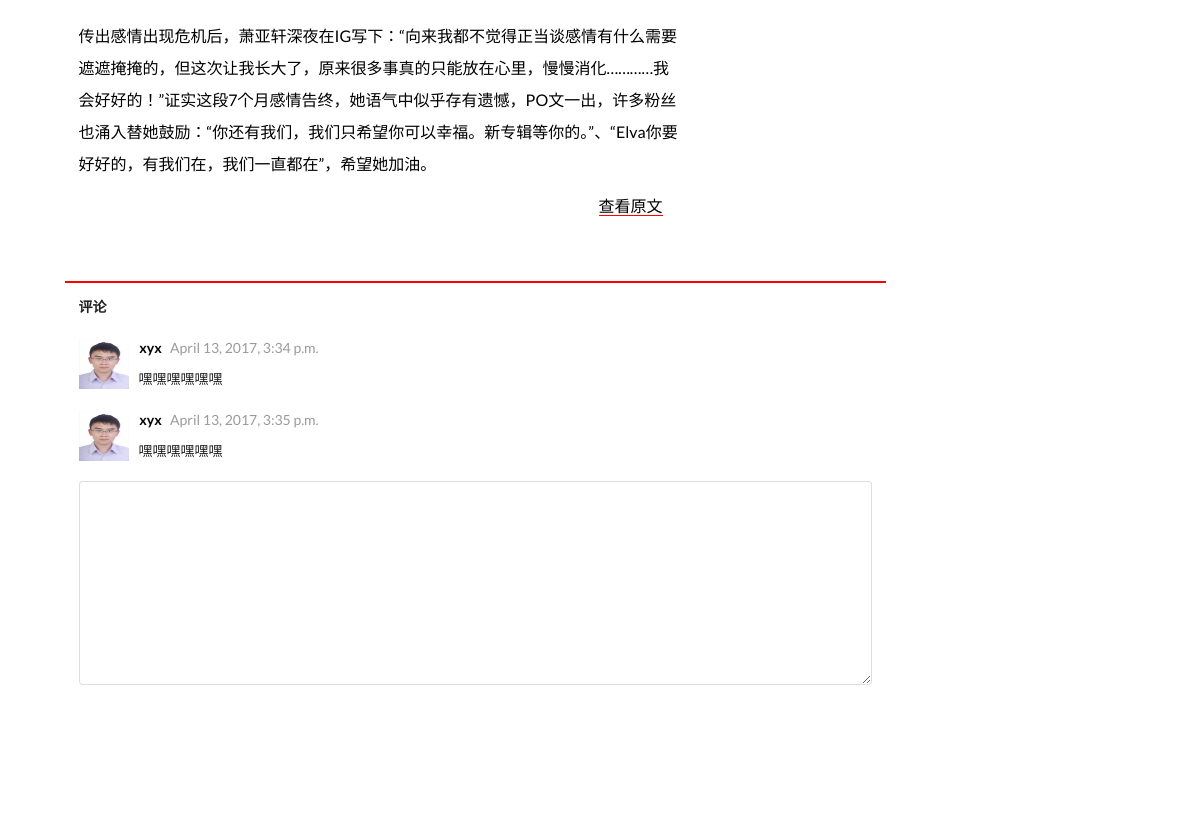
Before: /detail/2/ (middle part) with the older database file.
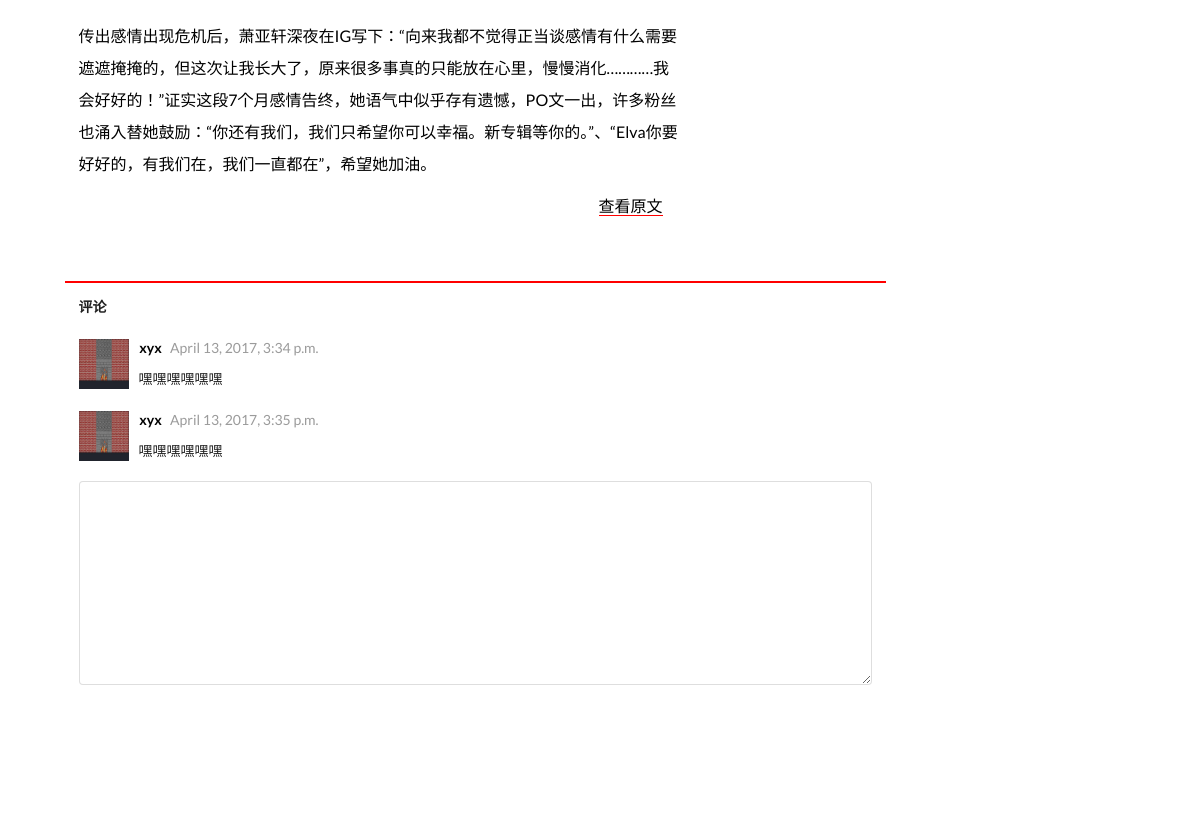
After: the same page with the newer database file.
### newswebsite/models.py (models this page shows, shortened)
class Comment(models.Model):
    belong_article = models.ForeignKey(Article, related_name='article')  # 评论所属的文章
    belong_user = models.ForeignKey(User, related_name='user')  # 评论者
    words = models.CharField(max_length=200, null=False)  # 评论内容
    created = models.DateTimeField(null=False, default=now)  # 评论时间

class UserProfile(models.Model):
    belong_to = models.OneToOneField(to=User, related_name="profile")  # 所属用户
    avatar = models.FileField(upload_to='avatar')  # 用户头像

### newswebsite/views.py (the view, shortened to what this page needs)
# urls.py: url(r'^detail/(?P<article_id>\d+)/$', detail, name='detail'),
def detail(request,article_id):
    cates = Category.objects.all().order_by("-id") #分类列表
    editor_recommendtop3 = Best.objects.filter(select_reason="编辑推荐")[:3]
    editor_recommendtop3list = [i.select_article for i in editor_recommendtop3] #取出三篇编辑推荐作为大标题
    editor_recommend = Best.objects.filter(select_reason="编辑推荐")[3:10]
    editor_recommendlist = [i.select_article for i in editor_recommend]     #再取出七篇编辑推荐
    article = Article.objects.get(id=article_id)
    comments = Comment.objects.filter(belong_article=article)
    form = CommentForm()
    context ={}
    context ={
       "cates":cates,
       "editor_recommendtop3list":editor_recommendtop3list,
       "editor_recommendlist":editor_recommendlist,
       "article":article,
       "comments":comments,
       "form":form
    }
    return render(request,'detail.html',context=context)

### newswebsite/forms.py
class CommentForm(forms.Form):
    comment = forms.CharField(widget=forms.Textarea(),validators=[words_validator])

### templates/detail.html (shortened to what this page needs)
<!DOCTYPE html>
{% load staticfiles %}
<html>
  <head>
    <link rel="stylesheet" href="{% static 'css/semantic.css' %}" media="screen" title="no title" charset="utf-8">
    <link rel="stylesheet" href="{% static 'css/detail.css' %}" media="screen" title="no title" charset="utf-8">
  </head>
  <body>
    <div class="ui basic segment container">
      <div class="ui horizontal basic segments bodycontent">
        <div class="ui segment bodyleft" style="border:none;box-shadow:none;">
          <div class="ui basic segment articledetail">
            <p>
            <p style="color:#000000;width:600px;font-size:16px;margin-top:20px;line-height:2;">
              {{article.content}}
            </p>
            <a href="{{article.source_link}}"><span style="border-bottom:1px solid red;font-size:16px;margin-top:50px;margin-left:520px;">查看原文</span></a>
          </div>
          <div class="ui basic segment comment">
            <p ><b>评论</b></p>
            {% for comment in comments %}
            <div class="comment" style="margin-top:22px;margin-bottom:20px;">
              <div class="ui image" style="height:50px;width:50px;">
                <img src="/upload/{{ comment.belong_user.profile.avatar }}" style="height:50px;width:50px;" alt="" />
              </div>
               <span class="time">&nbsp;&nbsp;&nbsp;<b style="color:black;">{{comment.belong_user.username}}</b>&nbsp;&nbsp;&nbsp;{{comment.created}}</span>
               <span class="black-reply">&nbsp;&nbsp;&nbsp;{{comment.words}}</span>
            </div>
           {% endfor %}
           <form class="ui error form"  method="post" >
             {{form.comment}}
           </form>
          </div>
        </div>
        <div class="ui segment bodyright" style="border:none;box-shadow:none;">
        </div>
      </div>
    </div>
  </body>
</html>

Changed rows visible on the page:
changed through a linked row, Comment "April 13, 2017, 3:34 p.m.": belong_user.profile.avatar: a different picture
changed through a linked row, Comment "April 13, 2017, 3:35 p.m.": belong_user.profile.avatar: a different picture
